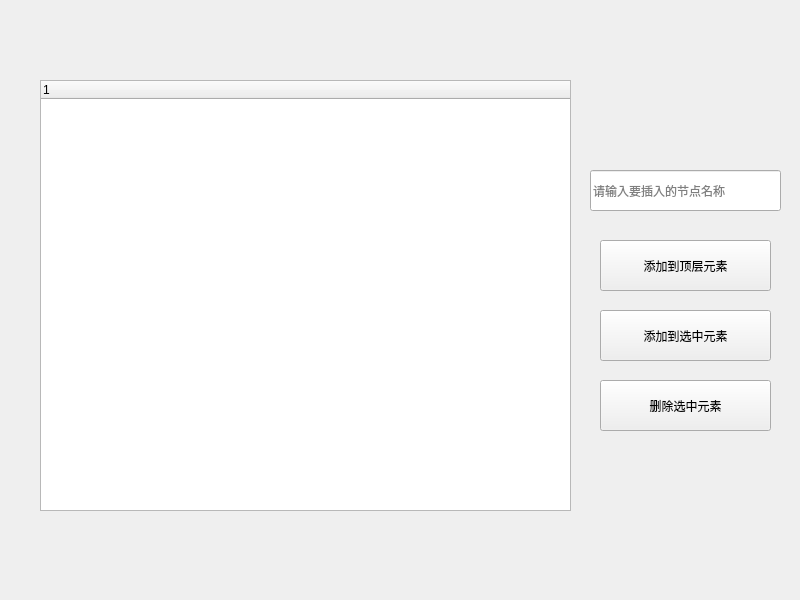
<?xml version="1.0" encoding="UTF-8"?>
<ui version="4.0">
 <class>Widget</class>
 <widget class="QWidget" name="Widget">
  <property name="geometry">
   <rect>
    <x>0</x>
    <y>0</y>
    <width>800</width>
    <height>600</height>
   </rect>
  </property>
  <property name="windowTitle">
   <string>Widget</string>
  </property>
  <widget class="QPushButton" name="pushButton_insertTopItem">
   <property name="geometry">
    <rect>
     <x>600</x>
     <y>240</y>
     <width>171</width>
     <height>51</height>
    </rect>
   </property>
   <property name="text">
    <string>添加到顶层元素</string>
   </property>
  </widget>
  <widget class="QTreeWidget" name="treeWidget">
   <property name="geometry">
    <rect>
     <x>40</x>
     <y>80</y>
     <width>531</width>
     <height>431</height>
    </rect>
   </property>
   <column>
    <property name="text">
     <string notr="true">1</string>
    </property>
   </column>
  </widget>
  <widget class="QPushButton" name="pushButton_insertItem">
   <property name="geometry">
    <rect>
     <x>600</x>
     <y>310</y>
     <width>171</width>
     <height>51</height>
    </rect>
   </property>
   <property name="text">
    <string>添加到选中元素</string>
   </property>
  </widget>
  <widget class="QPushButton" name="pushButton_3">
   <property name="geometry">
    <rect>
     <x>600</x>
     <y>380</y>
     <width>171</width>
     <height>51</height>
    </rect>
   </property>
   <property name="text">
    <string>删除选中元素</string>
   </property>
  </widget>
  <widget class="QLineEdit" name="lineEdit">
   <property name="geometry">
    <rect>
     <x>590</x>
     <y>170</y>
     <width>191</width>
     <height>41</height>
    </rect>
   </property>
   <property name="text">
    <string/>
   </property>
   <property name="placeholderText">
    <string>请输入要插入的节点名称</string>
   </property>
  </widget>
 </widget>
 <resources/>
 <connections/>
</ui>
